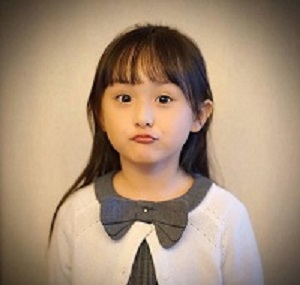
//> input picture Opencv_task/girl.jpg, 300 x 285 px
$ ./009色彩空间转换   (built with g++ and OpenCV 4)
//> lines starting //> are read from the running program, lines starting //| are printed output that depends on the picture; after the words box and inside, x2 and y2 are one past the last pixel; in counts of white or black regions, pixels touching at a corner belong together
#include <opencv2/opencv.hpp>
#include <iostream>

using namespace cv;
using namespace std;

int main(int argc, const char *argv[])
{
	Mat src = imread("girl.jpg");
//> src is the input picture: 285 rows x 300 cols, CV_8UC3; mean B, G, R 119.4, 143.4, 168
	if (src.empty()) {
		printf("could not load image...\n");
		return -1;
	}
	namedWindow("input", WINDOW_AUTOSIZE);
	imshow("input", src);

	// RGB to HSV
	Mat hsv;
	cvtColor(src, hsv, COLOR_BGR2HSV);
//> hsv: 285 rows x 300 cols, CV_8UC3; mean H, S, V 24.6, 80.4, 168.4
	imshow("hsv", hsv);
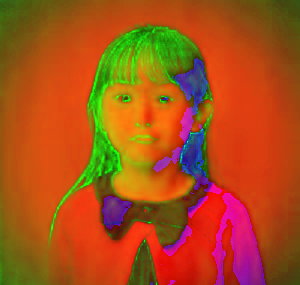
//> window 'hsv': 285 rows x 300 cols, CV_8UC3; mean B, G, R 24.6, 80.4, 168.4

	// RGB to YUV
	Mat yuv;
	cvtColor(src, yuv, COLOR_BGR2YUV);
//> yuv: 285 rows x 300 cols, CV_8UC3; mean of channels 0, 1, 2 148, 113.9, 145.5
	imshow("yuv", yuv);
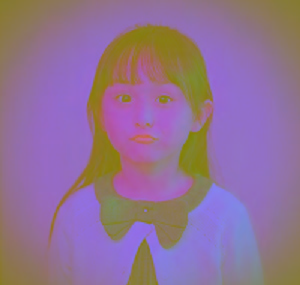
//> window 'yuv': 285 rows x 300 cols, CV_8UC3; mean B, G, R 148, 113.9, 145.5

	// RGB to YUV
	Mat ycrcb;
	cvtColor(src, ycrcb, COLOR_BGR2YCrCb);
//> ycrcb: 285 rows x 300 cols, CV_8UC3; mean of channels 0, 1, 2 148, 142.3, 111.8
	imshow("ycrcb", ycrcb);
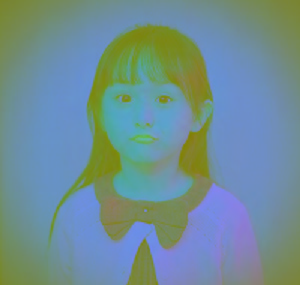
//> window 'ycrcb': 285 rows x 300 cols, CV_8UC3; mean B, G, R 148, 142.3, 111.8

	Mat src2 = imread("lady.jpg");
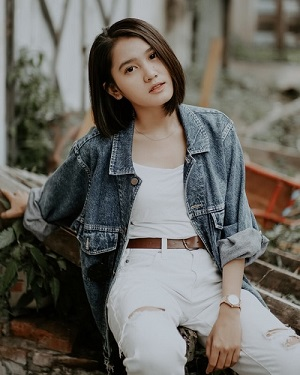
//> input picture Opencv_task/lady.jpg, 300 x 375 px
//> src2 is the input picture: 375 rows x 300 cols, CV_8UC3; mean B, G, R 97.1, 103, 105.5
	imshow("src2", src2);
	cvtColor(src2, hsv, COLOR_BGR2HSV);
//> hsv: 375 rows x 300 cols, CV_8UC3; mean H, S, V 53.3, 69.3, 110.6
	Mat mask;
	inRange(hsv, Scalar(35, 43, 46), Scalar(99, 255, 255), mask);
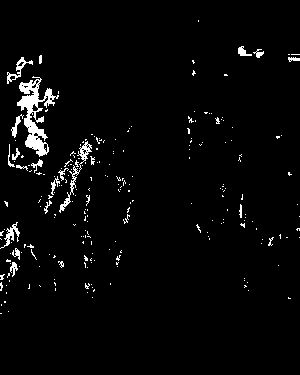
//> mask: 375 rows x 300 cols, CV_8UC1; 3% white; 233 white regions (209 under 20 px), largest, box (x1, y1, x2, y2) and area: (17, 76, 59, 157) 1195, (59, 141, 92, 213) 307, (7, 57, 33, 84) 163
	imshow("mask", mask);

	waitKey(0);
	return 0;
}
